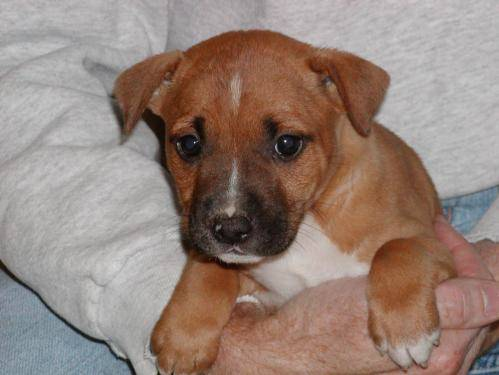
#> input picture image_preprocessing/data/dogs/dog.33.jpg, 499 x 375 px; its folder holds only this picture in this run
$ jupyter execute --allow-errors image_preprocessing.ipynb
#> lines starting #> are read from the running program, lines starting #| are printed output that depends on the picture
[cell 1]
import pandas as pd
import numpy as np

from glob import glob

import cv2
import matplotlib.pylab as plt

# Reading in Images

[cell 2]
dog_files = glob('./data/dogs/*.jpg')
cat_files = glob('./data/cats/*.jpg')

#> (a cell that did not finish here is left out)

#> (a cell that did not finish here is left out)

#> (a cell that did not finish here is left out)

#> (a cell that did not finish here is left out)

#> (a cell that did not finish here is left out)

#> (a cell that did not finish here is left out)

# Display Images

[cell 9]
fig, ax = plt.subplots(figsize=(10, 10))
#> (the rest of this cell did not finish here and is left out)

# Image Channels

## RGB Channels

[cell 10]
# Display RBG Channels of our image
fig, axs = plt.subplots(1, 3, figsize=(15, 5))
#> (the rest of this cell did not finish here and is left out)

# Matplotlib vs cv2 Numpy Arrays
* cv2 reads in channels as BGR
* matplot reads in channels as RGB

[cell 11]
fix, axs = plt.subplots(1, 2, figsize=(10, 5))
#> (the rest of this cell did not finish here and is left out)

#> (a cell that did not finish here is left out)

# Image Manipulation

[cell 13]
img = plt.imread(dog_files[0])
#> img is the input picture: shape (375, 499, 3); mean R, G, B 148.8, 129.5, 120.1
fig, ax = plt.subplots(figsize=(8, 8))
ax.imshow(img)
ax.axis('off')
plt.show()

[cell 14]
img_gray = cv2.cvtColor(img, cv2.COLOR_RGB2GRAY)
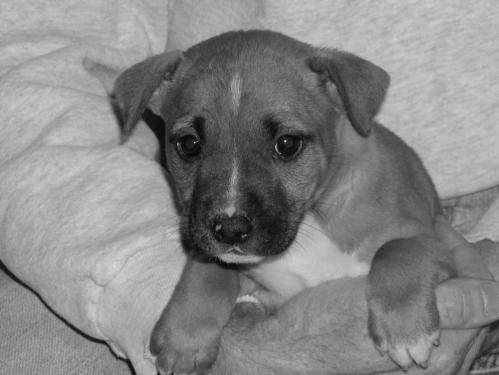
#> img_gray: shape (375, 499); min 1, max 239, mean 134.2
fig, ax = plt.subplots(figsize=(8, 8))
ax.imshow(img_gray, cmap='Greys')
ax.axis('off')
ax.set_title('Grey Image')
plt.show()

# Resizing and Scaling

[cell 15]
img.shape
#> Out = (375, 499, 3)

[cell 16]
img_resized = cv2.resize(img, None, fx=0.25, fy=0.25)
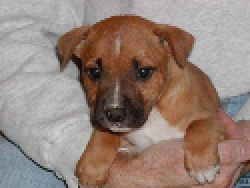
#> img_resized: shape (94, 125, 3) (shown 2 times larger); mean R, G, B 148.9, 129.7, 120.3
fig, ax = plt.subplots(figsize=(8, 8))
ax.imshow(img_resized)
ax.axis('off')
plt.show()

[cell 17]
img_resized.shape
#> Out = (94, 125, 3)

[cell 18]
# Different Size
img_resized = cv2.resize(img, (100, 200))
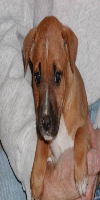
#> img_resized: shape (200, 100, 3); mean R, G, B 148.7, 129.4, 120
fig, ax = plt.subplots(figsize=(8, 8))
ax.imshow(img_resized)
ax.axis('off')
plt.show()

[cell 19]
# Try out different types of interpolation
img_resized = cv2.resize(img, (5000, 5000), interpolation = cv2.INTER_CUBIC)
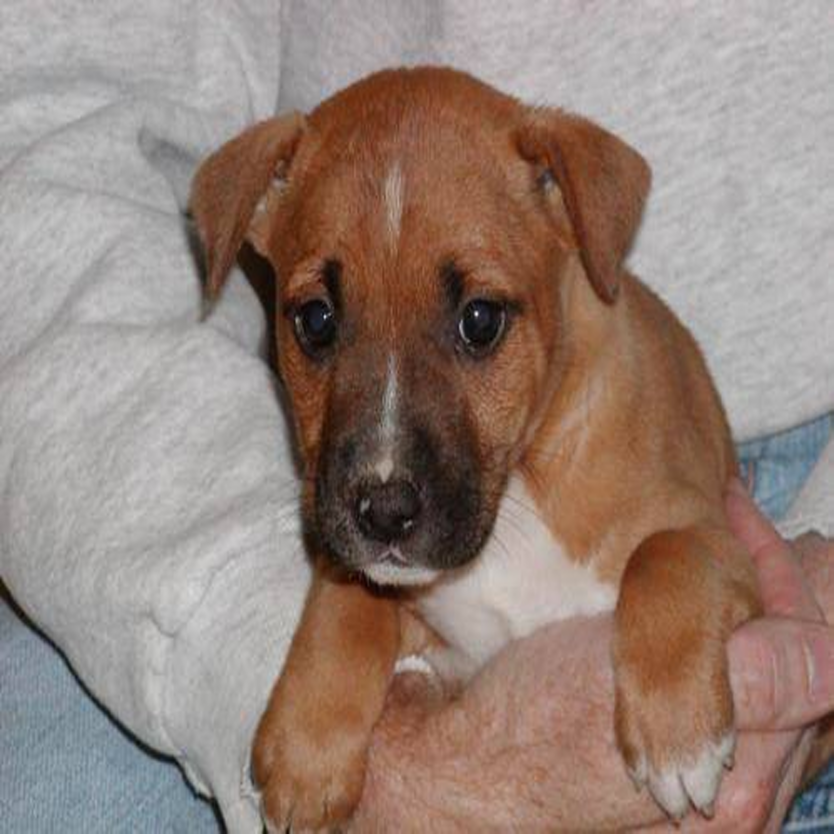
#> img_resized: shape (5000, 5000, 3) (shown at 1/6 size); mean R, G, B 148.8, 129.5, 120.1
fig, ax = plt.subplots(figsize=(8, 8))
ax.imshow(img_resized)
ax.axis('off')
plt.show()

$ run again, on image_preprocessing/data/dogs/dog.82.jpg
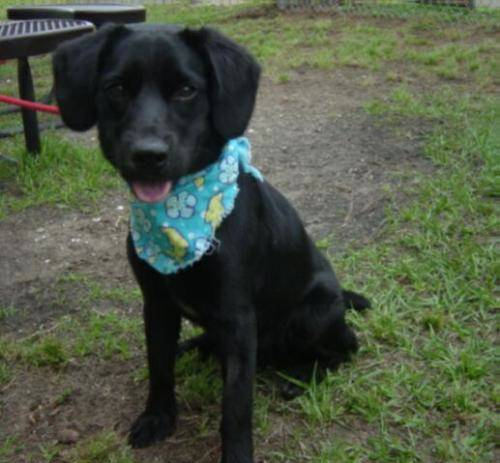
#> input picture image_preprocessing/data/dogs/dog.82.jpg, 500 x 463 px
#> img is the input picture: shape (463, 500, 3); mean R, G, B 77.5, 86.4, 67.7
#> `img_gray = cv2.cvtColor(img, cv2.COLOR_RGB2GRAY)`:
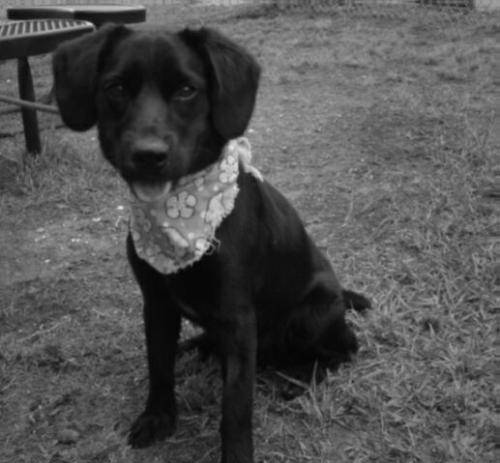
#> img_gray: shape (463, 500); min 1, max 232, mean 81.6
#> `img_resized = cv2.resize(img, (5000, 5000), interpolation = cv2.INTER_..`:
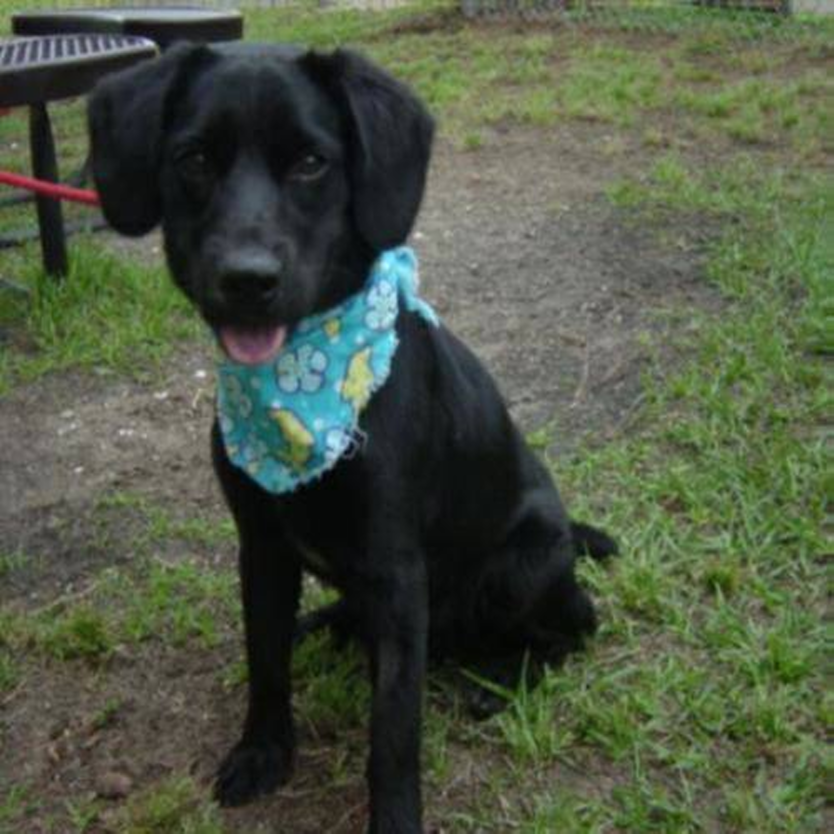
#> img_resized: shape (5000, 5000, 3) (shown at 1/6 size); mean R, G, B 77.5, 86.4, 67.7
